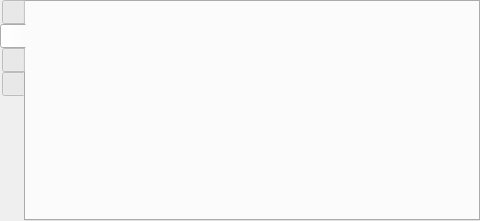
<?xml version="1.0" encoding="UTF-8"?>
<ui version="4.0">
 <class>OptionWidget</class>
 <widget class="QWidget" name="OptionWidget">
  <property name="geometry">
   <rect>
    <x>0</x>
    <y>0</y>
    <width>480</width>
    <height>221</height>
   </rect>
  </property>
  <property name="windowTitle">
   <string>Form</string>
  </property>
  <layout class="QVBoxLayout" name="verticalLayout">
   <property name="spacing">
    <number>0</number>
   </property>
   <property name="leftMargin">
    <number>0</number>
   </property>
   <property name="topMargin">
    <number>0</number>
   </property>
   <property name="rightMargin">
    <number>0</number>
   </property>
   <property name="bottomMargin">
    <number>0</number>
   </property>
   <item>
    <widget class="QTabWidget" name="tabWidget">
     <property name="tabPosition">
      <enum>QTabWidget::West</enum>
     </property>
     <property name="currentIndex">
      <number>1</number>
     </property>
     <widget class="QWidget" name="tab">
      <attribute name="title">
       <string/>
      </attribute>
     </widget>
     <widget class="QWidget" name="tab_3">
      <attribute name="title">
       <string/>
      </attribute>
     </widget>
     <widget class="QWidget" name="tab_2">
      <attribute name="title">
       <string/>
      </attribute>
     </widget>
     <widget class="QWidget" name="tab_4">
      <attribute name="title">
       <string/>
      </attribute>
     </widget>
    </widget>
   </item>
  </layout>
 </widget>
 <resources/>
 <connections/>
</ui>
